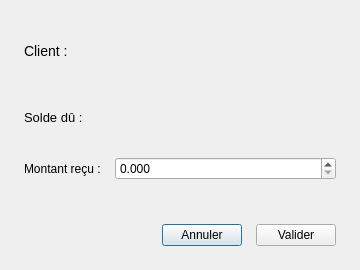
<?xml version='1.0' encoding='UTF-8'?>
<ui version="4.0">
 <class>CustomerPaymentDialog</class>
 <widget class="QDialog" name="CustomerPaymentDialog">
  <property name="geometry"><rect><x>0</x><y>0</y><width>360</width><height>270</height></rect></property>
  <property name="windowTitle"><string>Encaisser un règlement</string></property>
  <property name="minimumWidth"><number>360</number></property>
  <property name="maximumWidth"><number>360</number></property>
  <layout class="QVBoxLayout" name="rootLayout">
   <property name="leftMargin"><number>24</number></property><property name="topMargin"><number>24</number></property>
   <property name="rightMargin"><number>24</number></property><property name="bottomMargin"><number>24</number></property>
   <property name="spacing"><number>14</number></property>
   <item>
    <widget class="QLabel" name="lblName">
     <property name="text"><string>Client : <b>—</b></string></property>
     <property name="styleSheet"><string>font-size: 14px;</string></property>
    </widget>
   </item>
   <item>
    <widget class="QLabel" name="lblBalance">
     <property name="text"><string>Solde dû : <b>0.000 TND</b></string></property>
     <property name="styleSheet"><string>font-size: 13px;</string></property>
    </widget>
   </item>
   <item>
    <layout class="QFormLayout" name="formLayout">
     <item row="0" column="0"><widget class="QLabel" name="lblAmount"><property name="text"><string>Montant reçu :</string></property></widget></item>
     <item row="0" column="1">
      <widget class="PriceSpinBox" name="amount">
       <property name="minimumHeight"><number>44</number></property>
       <property name="maximum"><double>999999.000000000000000</double></property>
       <property name="decimals"><number>3</number></property>
      </widget>
     </item>
    </layout>
   </item>
   <item>
    <layout class="QHBoxLayout" name="btnRow">
     <item><spacer><property name="orientation"><enum>Qt::Horizontal</enum></property><property name="sizeHint" stdset="0"><size><width>40</width><height>20</height></size></property></spacer></item>
     <item>
      <widget class="QPushButton" name="btnCancel">
       <property name="text"><string>Annuler</string></property>
       <property name="cssClass" stdset="0"><string>btnSecondary</string></property>
      </widget>
     </item>
     <item>
      <widget class="QPushButton" name="btnOk">
       <property name="text"><string>Valider</string></property>
      </widget>
     </item>
    </layout>
   </item>
  </layout>
 </widget>
 <customwidgets>
  <customwidget>
   <class>PriceSpinBox</class>
   <extends>QDoubleSpinBox</extends>
   <header>app/views/widgets/price_input.h</header>
  </customwidget>
 </customwidgets>
 <resources /><connections />
</ui>
